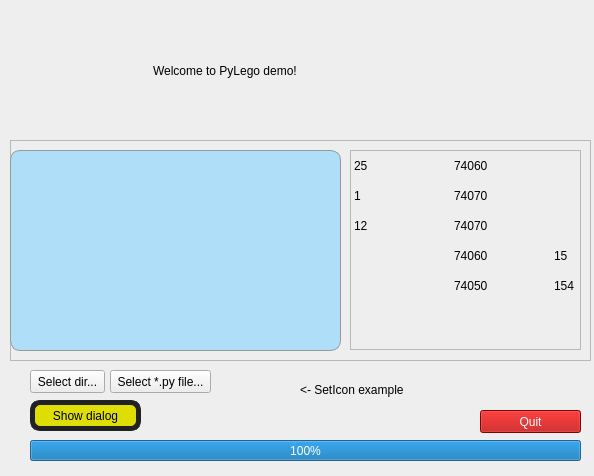
<?xml version="1.0" encoding="UTF-8"?>
<ui version="4.0">
 <class>MainWindow</class>
 <widget class="QMainWindow" name="MainWindow">
  <property name="geometry">
   <rect>
    <x>0</x>
    <y>0</y>
    <width>594</width>
    <height>476</height>
   </rect>
  </property>
  <property name="windowTitle">
   <string>MainWindow</string>
  </property>
  <property name="styleSheet">
   <string notr="true">background: #eeeeee;</string>
  </property>
  <widget class="QWidget" name="centralwidget">
   <widget class="QPushButton" name="show_dialog">
    <property name="geometry">
     <rect>
      <x>30</x>
      <y>400</y>
      <width>111</width>
      <height>31</height>
     </rect>
    </property>
    <property name="styleSheet">
     <string notr="true">border-radius: 10px;
border: 5px solid #222222;
background-color: #dede00;
font: 8pt &quot;Consolas&quot;;</string>
    </property>
    <property name="text">
     <string>Show dialog</string>
    </property>
   </widget>
   <widget class="QPushButton" name="play_button">
    <property name="geometry">
     <rect>
      <x>220</x>
      <y>370</y>
      <width>71</width>
      <height>41</height>
     </rect>
    </property>
    <property name="toolTip">
     <string>Старт/стоп синхронизации</string>
    </property>
    <property name="styleSheet">
     <string notr="true">border: 0px solid #222222;
border-radius:0px;
background-color: rgba(0,0,0,0);
font: 8pt &quot;Consolas&quot;;
</string>
    </property>
    <property name="text">
     <string/>
    </property>
    <property name="icon">
     <iconset>
      <normaloff>icons/toggle-on.png</normaloff>icons/toggle-on.png</iconset>
    </property>
    <property name="iconSize">
     <size>
      <width>32</width>
      <height>32</height>
     </size>
    </property>
   </widget>
   <widget class="QLabel" name="label">
    <property name="geometry">
     <rect>
      <x>300</x>
      <y>380</y>
      <width>221</width>
      <height>21</height>
     </rect>
    </property>
    <property name="text">
     <string>&lt;- SetIcon example</string>
    </property>
   </widget>
   <widget class="QLabel" name="logo">
    <property name="geometry">
     <rect>
      <x>10</x>
      <y>10</y>
      <width>131</width>
      <height>121</height>
     </rect>
    </property>
    <property name="sizePolicy">
     <sizepolicy hsizetype="Fixed" vsizetype="Fixed">
      <horstretch>0</horstretch>
      <verstretch>0</verstretch>
     </sizepolicy>
    </property>
    <property name="maximumSize">
     <size>
      <width>300</width>
      <height>300</height>
     </size>
    </property>
    <property name="text">
     <string/>
    </property>
    <property name="pixmap">
     <pixmap>icons/lego.png</pixmap>
    </property>
   </widget>
   <widget class="QLabel" name="label_2">
    <property name="geometry">
     <rect>
      <x>150</x>
      <y>10</y>
      <width>321</width>
      <height>121</height>
     </rect>
    </property>
    <property name="styleSheet">
     <string notr="true">font: 14pt &quot;Organo (colored version at: log&quot;;
padding:5 px;
</string>
    </property>
    <property name="text">
     <string>Welcome to PyLego demo!</string>
    </property>
   </widget>
   <widget class="QProgressBar" name="percent">
    <property name="geometry">
     <rect>
      <x>30</x>
      <y>440</y>
      <width>551</width>
      <height>21</height>
     </rect>
    </property>
    <property name="value">
     <number>100</number>
    </property>
   </widget>
   <widget class="QPushButton" name="select_dir">
    <property name="geometry">
     <rect>
      <x>30</x>
      <y>370</y>
      <width>75</width>
      <height>23</height>
     </rect>
    </property>
    <property name="text">
     <string>Select dir...</string>
    </property>
   </widget>
   <widget class="QPushButton" name="select_file">
    <property name="geometry">
     <rect>
      <x>110</x>
      <y>370</y>
      <width>101</width>
      <height>23</height>
     </rect>
    </property>
    <property name="text">
     <string>Select *.py file...</string>
    </property>
   </widget>
   <widget class="QPushButton" name="quit_button">
    <property name="geometry">
     <rect>
      <x>480</x>
      <y>410</y>
      <width>101</width>
      <height>23</height>
     </rect>
    </property>
    <property name="sizePolicy">
     <sizepolicy hsizetype="Minimum" vsizetype="Preferred">
      <horstretch>0</horstretch>
      <verstretch>0</verstretch>
     </sizepolicy>
    </property>
    <property name="styleSheet">
     <string notr="true">background-color: rgb(181, 0, 0);
color: rgb(255, 255, 255);
font: 8pt &quot;Consolas&quot;;</string>
    </property>
    <property name="text">
     <string>Quit</string>
    </property>
   </widget>
   <widget class="QFrame" name="frame">
    <property name="geometry">
     <rect>
      <x>10</x>
      <y>140</y>
      <width>581</width>
      <height>221</height>
     </rect>
    </property>
    <property name="frameShape">
     <enum>QFrame::StyledPanel</enum>
    </property>
    <property name="frameShadow">
     <enum>QFrame::Raised</enum>
    </property>
    <widget class="QTableWidget" name="mytable">
     <property name="geometry">
      <rect>
       <x>340</x>
       <y>10</y>
       <width>231</width>
       <height>200</height>
      </rect>
     </property>
     <property name="sizePolicy">
      <sizepolicy hsizetype="Fixed" vsizetype="Expanding">
       <horstretch>0</horstretch>
       <verstretch>0</verstretch>
      </sizepolicy>
     </property>
     <property name="minimumSize">
      <size>
       <width>100</width>
       <height>0</height>
      </size>
     </property>
     <property name="maximumSize">
      <size>
       <width>300</width>
       <height>16777215</height>
      </size>
     </property>
     <property name="styleSheet">
      <string notr="true">font: 8pt &quot;Organo (colored version at: log&quot;;</string>
     </property>
     <property name="verticalScrollBarPolicy">
      <enum>Qt::ScrollBarAlwaysOff</enum>
     </property>
     <property name="horizontalScrollBarPolicy">
      <enum>Qt::ScrollBarAlwaysOff</enum>
     </property>
     <property name="autoScroll">
      <bool>false</bool>
     </property>
     <property name="showGrid">
      <bool>false</bool>
     </property>
     <property name="wordWrap">
      <bool>false</bool>
     </property>
     <property name="cornerButtonEnabled">
      <bool>false</bool>
     </property>
     <attribute name="horizontalHeaderVisible">
      <bool>false</bool>
     </attribute>
     <attribute name="horizontalHeaderHighlightSections">
      <bool>false</bool>
     </attribute>
     <attribute name="verticalHeaderVisible">
      <bool>false</bool>
     </attribute>
     <attribute name="verticalHeaderHighlightSections">
      <bool>false</bool>
     </attribute>
     <attribute name="verticalHeaderShowSortIndicator" stdset="0">
      <bool>false</bool>
     </attribute>
     <row>
      <property name="text">
       <string>1</string>
      </property>
     </row>
     <row>
      <property name="text">
       <string>2</string>
      </property>
     </row>
     <row>
      <property name="text">
       <string>3</string>
      </property>
     </row>
     <row>
      <property name="text">
       <string>4</string>
      </property>
     </row>
     <row>
      <property name="text">
       <string>5</string>
      </property>
     </row>
     <row>
      <property name="text">
       <string>6</string>
      </property>
     </row>
     <row>
      <property name="text">
       <string>7</string>
      </property>
     </row>
     <row>
      <property name="text">
       <string>8</string>
      </property>
     </row>
     <row>
      <property name="text">
       <string>9</string>
      </property>
     </row>
     <row>
      <property name="text">
       <string>10</string>
      </property>
     </row>
     <row>
      <property name="text">
       <string>11</string>
      </property>
     </row>
     <row>
      <property name="text">
       <string>12</string>
      </property>
     </row>
     <row>
      <property name="text">
       <string>13</string>
      </property>
     </row>
     <row>
      <property name="text">
       <string>14</string>
      </property>
     </row>
     <row>
      <property name="text">
       <string>15</string>
      </property>
     </row>
     <row>
      <property name="text">
       <string>16</string>
      </property>
     </row>
     <row>
      <property name="text">
       <string>17</string>
      </property>
     </row>
     <row>
      <property name="text">
       <string>18</string>
      </property>
     </row>
     <row>
      <property name="text">
       <string>20</string>
      </property>
     </row>
     <row>
      <property name="text">
       <string>21</string>
      </property>
     </row>
     <row>
      <property name="text">
       <string>22</string>
      </property>
     </row>
     <row>
      <property name="text">
       <string>23</string>
      </property>
     </row>
     <row>
      <property name="text">
       <string>24</string>
      </property>
     </row>
     <row>
      <property name="text">
       <string>25</string>
      </property>
     </row>
     <row>
      <property name="text">
       <string>26</string>
      </property>
     </row>
     <row>
      <property name="text">
       <string>27</string>
      </property>
     </row>
     <row>
      <property name="text">
       <string>28</string>
      </property>
     </row>
     <row>
      <property name="text">
       <string>29</string>
      </property>
     </row>
     <row>
      <property name="text">
       <string>30</string>
      </property>
     </row>
     <row>
      <property name="text">
       <string>31</string>
      </property>
     </row>
     <row>
      <property name="text">
       <string>32</string>
      </property>
     </row>
     <row>
      <property name="text">
       <string>33</string>
      </property>
     </row>
     <row>
      <property name="text">
       <string>34</string>
      </property>
     </row>
     <row>
      <property name="text">
       <string>35</string>
      </property>
     </row>
     <row>
      <property name="text">
       <string>36</string>
      </property>
     </row>
     <row>
      <property name="text">
       <string>37</string>
      </property>
     </row>
     <row>
      <property name="text">
       <string>38</string>
      </property>
     </row>
     <row>
      <property name="text">
       <string>39</string>
      </property>
     </row>
     <row>
      <property name="text">
       <string>41</string>
      </property>
     </row>
     <column>
      <property name="text">
       <string>first</string>
      </property>
     </column>
     <column>
      <property name="text">
       <string>second</string>
      </property>
     </column>
     <column>
      <property name="text">
       <string>third</string>
      </property>
     </column>
     <item row="0" column="0">
      <property name="text">
       <string>25</string>
      </property>
     </item>
     <item row="0" column="1">
      <property name="text">
       <string>74060</string>
      </property>
     </item>
     <item row="1" column="0">
      <property name="text">
       <string>1</string>
      </property>
     </item>
     <item row="1" column="1">
      <property name="text">
       <string>74070</string>
      </property>
     </item>
     <item row="2" column="0">
      <property name="text">
       <string>12</string>
      </property>
     </item>
     <item row="2" column="1">
      <property name="text">
       <string>74070</string>
      </property>
     </item>
     <item row="3" column="1">
      <property name="text">
       <string>74060</string>
      </property>
     </item>
     <item row="3" column="2">
      <property name="text">
       <string>15</string>
      </property>
     </item>
     <item row="4" column="1">
      <property name="text">
       <string>74050</string>
      </property>
     </item>
     <item row="4" column="2">
      <property name="text">
       <string>154</string>
      </property>
     </item>
     <item row="5" column="1">
      <property name="text">
       <string/>
      </property>
     </item>
     <item row="5" column="2">
      <property name="text">
       <string/>
      </property>
     </item>
    </widget>
    <widget class="QTextBrowser" name="outbox">
     <property name="geometry">
      <rect>
       <x>0</x>
       <y>10</y>
       <width>331</width>
       <height>201</height>
      </rect>
     </property>
     <property name="styleSheet">
      <string notr="true">border-radius: 10px;
border: 1px solid #999999;
background-color: #afdef8;
font: 8pt &quot;Consolas&quot;;</string>
     </property>
     <property name="frameShape">
      <enum>QFrame::NoFrame</enum>
     </property>
     <property name="frameShadow">
      <enum>QFrame::Plain</enum>
     </property>
     <property name="lineWidth">
      <number>0</number>
     </property>
     <property name="html">
      <string>&lt;!DOCTYPE HTML PUBLIC &quot;-//W3C//DTD HTML 4.0//EN&quot; &quot;http://www.w3.org/TR/REC-html40/strict.dtd&quot;&gt;
&lt;html&gt;&lt;head&gt;&lt;meta name=&quot;qrichtext&quot; content=&quot;1&quot; /&gt;&lt;style type=&quot;text/css&quot;&gt;
p, li { white-space: pre-wrap; }
&lt;/style&gt;&lt;/head&gt;&lt;body style=&quot; font-family:'Consolas'; font-size:8pt; font-weight:400; font-style:normal;&quot;&gt;
&lt;p style=&quot;-qt-paragraph-type:empty; margin-top:0px; margin-bottom:0px; margin-left:0px; margin-right:0px; -qt-block-indent:0; text-indent:0px;&quot;&gt;&lt;br /&gt;&lt;/p&gt;&lt;/body&gt;&lt;/html&gt;</string>
     </property>
    </widget>
   </widget>
  </widget>
 </widget>
 <resources>
 </resources>
 <connections/>
</ui>
